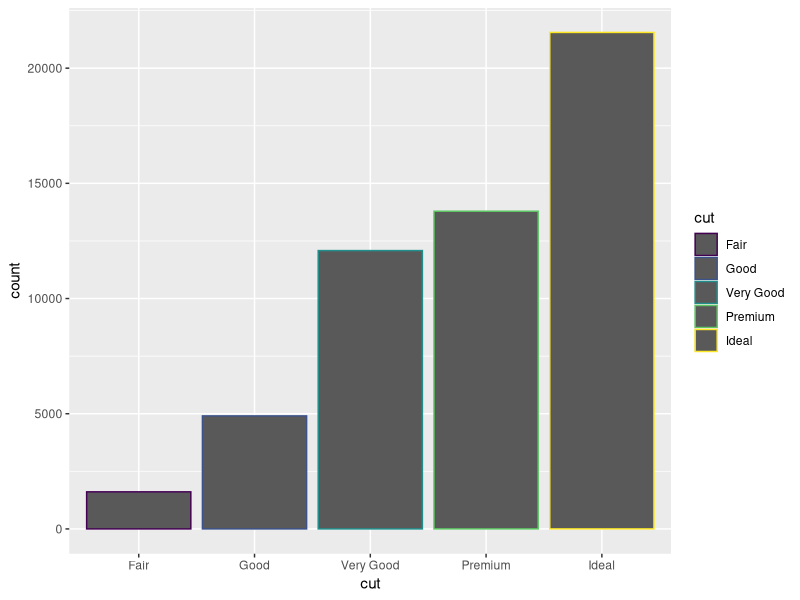
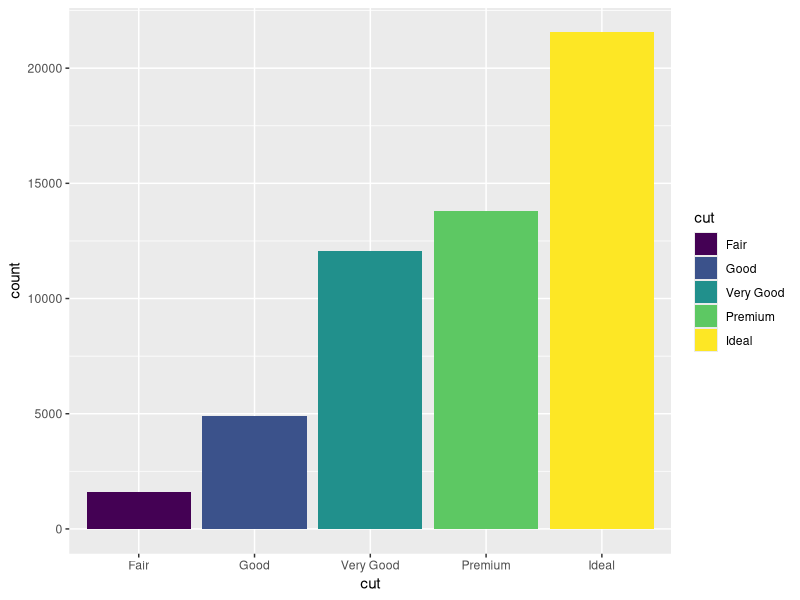
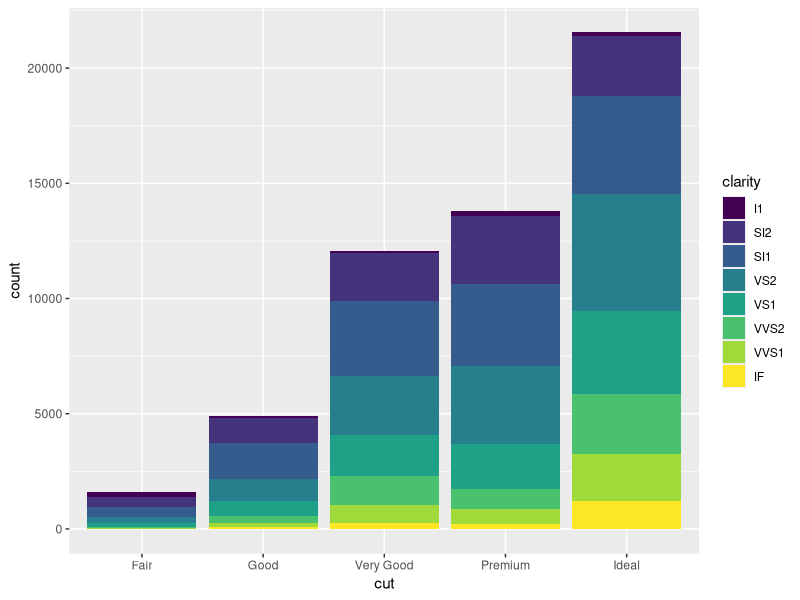
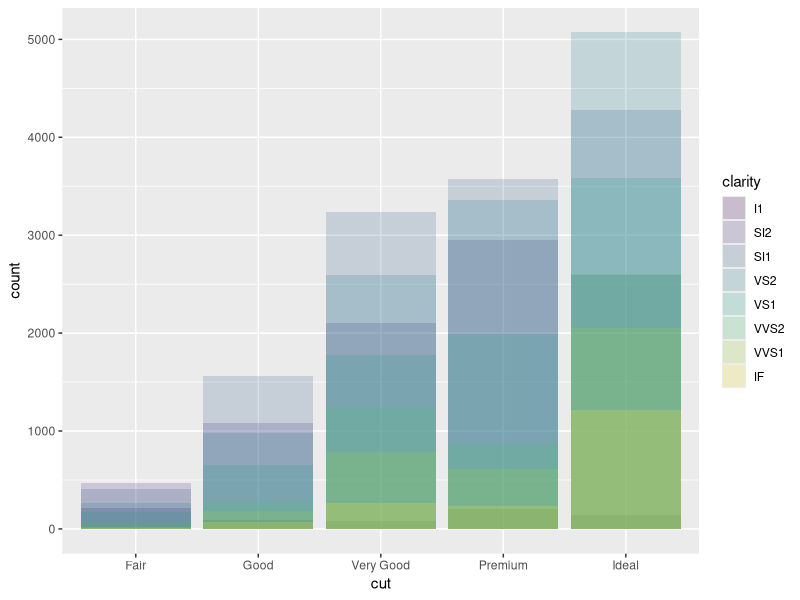
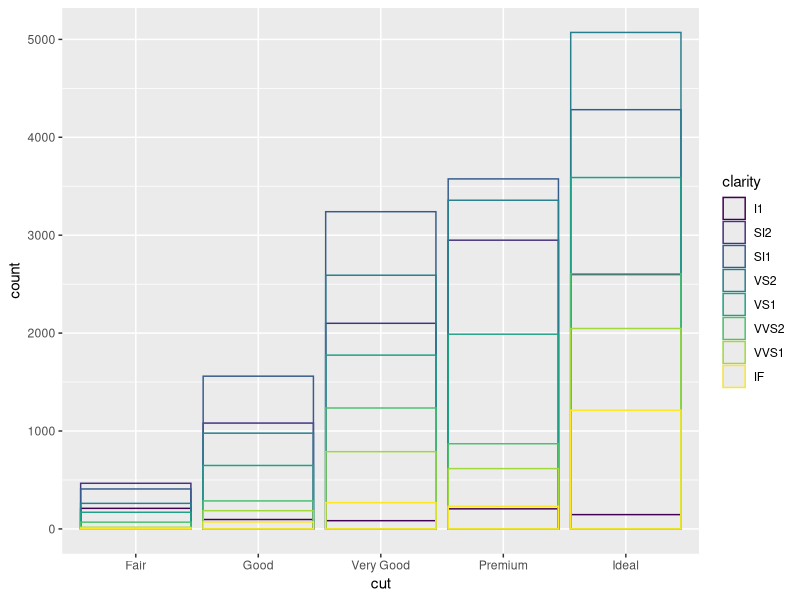
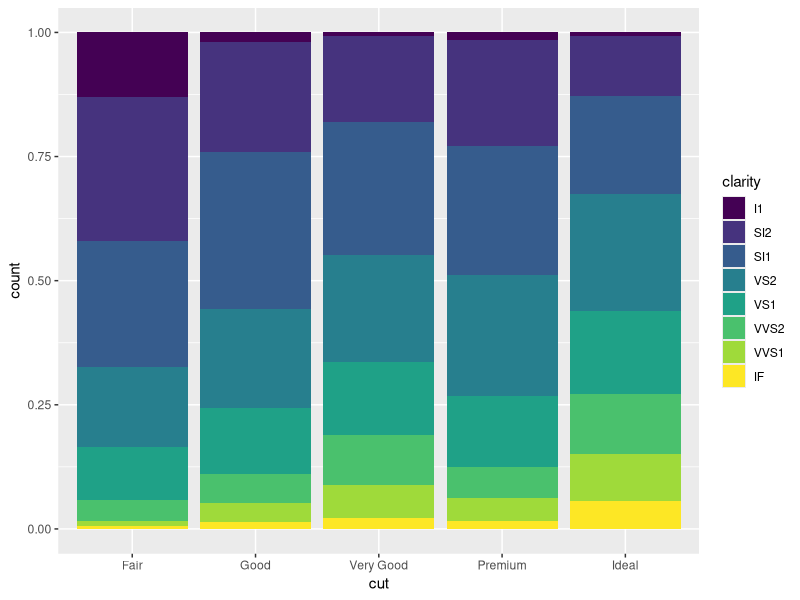
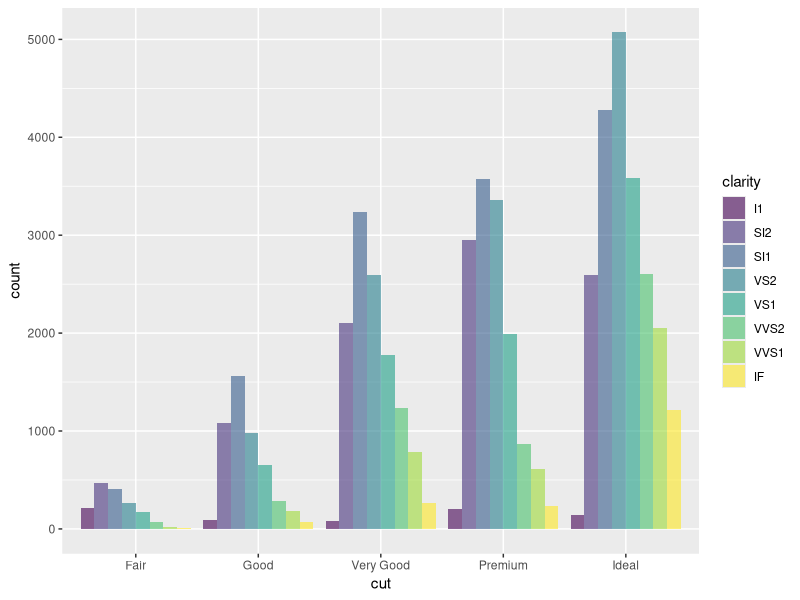
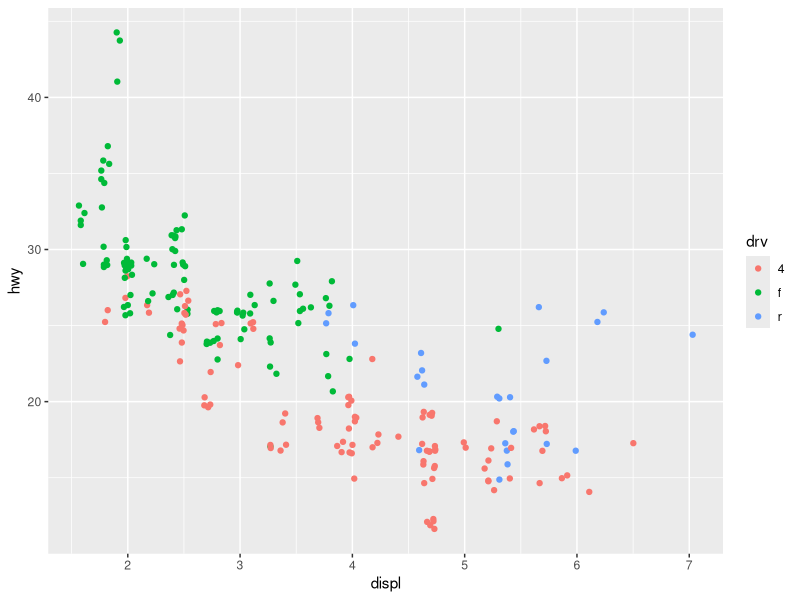

Write the R code that produced these figures, in order.
rm(list=ls())

# load the tidyverse package

library(tidyverse)

# we again use the mpg dataset and the diamond dataset
str(mpg)
str(diamonds)

# ------------------------------- POSITION ADJUSTEMENTS ----------------------------------------------------#

# You can color a bar chart using either the color aesthetic, or more usefully, fill:

# this colors the outline of the bars only
ggplot(data = diamonds) +
  geom_bar(mapping = aes(x = cut, color = cut))

# fill is the better option:

ggplot(data = diamonds) +
  geom_bar(mapping = aes(x = cut, fill = cut))

# Note what happens if you map the fill aesthetic to another variable, like clarity:
# the bars are automatically stacked. Each colored rectangle represents a combination of cut and clarity

ggplot(data = diamonds) +
  geom_bar(mapping = aes(x = cut, fill = clarity))

# position = "identity" will place each object exactly where it falls in the context of the graph.
# note that the order differs from the first plot
# also, we added alpha for fun or whatever

ggplot(
  data = diamonds,
  mapping = aes(x = cut, fill = clarity)) +
  geom_bar(alpha = 1/5, position = "identity")

# here the same plot but with fill = NA, which leaves the bars empty

ggplot(
  data = diamonds,
  mapping = aes(x = cut, color = clarity)) +
  geom_bar(fill = NA, position = "identity")

# position = "fill" works like stacking, but makes each set of
# stacked bars the same height. This makes it easier to compare proportions across groups:

ggplot(data = diamonds) +
  geom_bar(
    mapping = aes(x = cut, fill = clarity),
    position = "fill"
  )

# position = "dodge" places overlapping objects directly beside
# one another. This makes it easier to compare individual values
# I also added alpha so we can slightly see the grid lines underneath

ggplot(data = diamonds) +
  geom_bar(
    mapping = aes(x = cut, fill = clarity),
    position = "dodge", alpha = 3/5
  )

# OVERPLOTTING
# There's one other type of adjustment that's not useful for bar charts,
# but it can be very useful for scatterplots.

# The values of hwy and displ are rounded so the points appear on a
# grid and many points overlap each other. This problem is known as
# overplotting. This arrangement makes it hard to see where the mass
# of the data is.

# You can avoid this gridding by setting the position adjustment to
# "jitter." position = "jitter" adds a small amount of random noise
# to each point. This spreads the points out because no two points are
# likely to receive the same amount of random noise

# Because this is such a useful operation, ggplot2 comes with a shorthand for
# geom_point(position = "jitter"): geom_jitter()

# Example

ggplot(data = mpg) +
  geom_point(
    mapping = aes(x = displ, y = hwy, color = drv),
    position = "jitter"
  )

# To learn more about a position adjustment, look up the help page
# associated with each adjustment: ?position_dodge, ?position_fill,
# ?position_identity, ?position_jitter, and ?position_stack.



#################### EXERCISES

# What is the problem with this plot? How could you improve it?

ggplot(data = mpg, mapping = aes(x = cty, y = hwy)) +
  geom_point()

# improvement:

ggplot(data = mpg, mapping = aes(x = cty, y = hwy, color = drv)) +
  geom_jitter()

# What parameters to geom_jitter() control the amount of jittering?
?geom_jitter
# Answer: width and height for vertical and horizontal jitter

# Compare and contrast geom_jitter() with geom_count()
ggplot(data = mpg, mapping = aes(x = cty, y = hwy, color = drv)) +
  geom_count()
# Answer: geom_count() doesn't add additional points, but the sizes of the points which have
# multiple rounded values increase

# What's the default position adjustment for geom_boxplot()?
# Create a visualization of the mpg dataset that demonstrates it.
ggplot(data = mpg, mapping = aes(x = displ, y = hwy, color = drv)) +
  geom_boxplot(position = "dodge")
